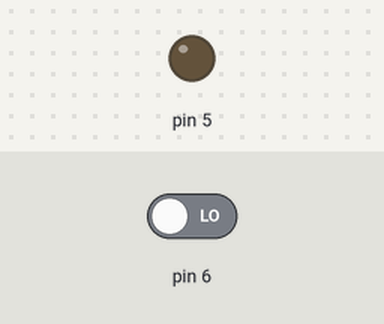
Recording of a sketch running on a simulated Arduino Uno, built with avr-gcc and run on an emulated ATmega328P. Parts: output pins drawn as LEDs (lit = HIGH). The inputs (shaded band) are chosen by the test bench; at power-on: pin 6 LOW.

Above: at 2.8 s.
2.9 s: pin 6 driven HIGH
At 4.0 s:
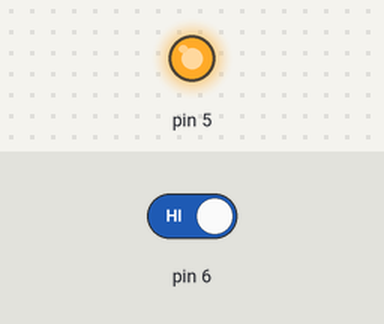
4.5 s: pin 6 driven LOW
At 5.5 s:
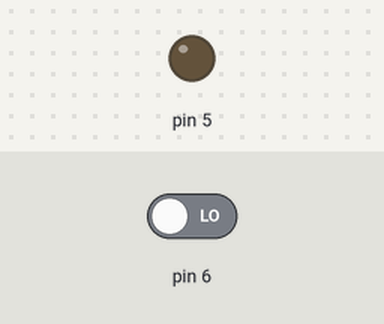
Timing chart, 0 to 7.5 s (numbered marks = the images above; inputs shaded):
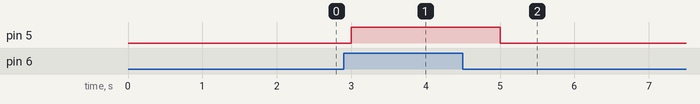

The sketch:

switch_2_led.ino
```cpp
void setup()
{
  pinMode(5, OUTPUT);
  pinMode(6, INPUT);
}

void loop()
{
  int x=digitalRead(6);
  if (x==1)
  {
  digitalWrite(5, HIGH);
  delay(1000); // Wait for 1000 millisecond(s)
  }
  else{
  digitalWrite(5, LOW);
  delay(1000); // Wait for 1000 millisecond(s)
}
}
```

Measured:
- after the input at 2.9 s, pin 5: LOW → HIGH after 0.10 s
- after the input at 4.5 s, pin 5: HIGH → LOW after 0.50 s
